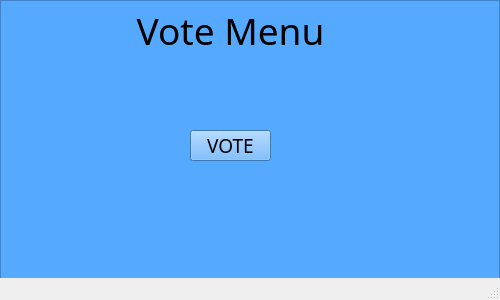
<?xml version="1.0" encoding="UTF-8"?>
<ui version="4.0">
 <class>Window_votemenu</class>
 <widget class="QMainWindow" name="Window_votemenu">
  <property name="geometry">
   <rect>
    <x>0</x>
    <y>0</y>
    <width>500</width>
    <height>300</height>
   </rect>
  </property>
  <property name="minimumSize">
   <size>
    <width>500</width>
    <height>300</height>
   </size>
  </property>
  <property name="maximumSize">
   <size>
    <width>500</width>
    <height>300</height>
   </size>
  </property>
  <property name="windowTitle">
   <string>Cast Your Vote!</string>
  </property>
  <widget class="QWidget" name="centralwidget">
   <widget class="QFrame" name="frame_votemenu">
    <property name="geometry">
     <rect>
      <x>0</x>
      <y>0</y>
      <width>500</width>
      <height>300</height>
     </rect>
    </property>
    <property name="palette">
     <palette>
      <active>
       <colorrole role="WindowText">
        <brush brushstyle="SolidPattern">
         <color alpha="255">
          <red>0</red>
          <green>0</green>
          <blue>0</blue>
         </color>
        </brush>
       </colorrole>
       <colorrole role="Button">
        <brush brushstyle="SolidPattern">
         <color alpha="255">
          <red>85</red>
          <green>170</green>
          <blue>255</blue>
         </color>
        </brush>
       </colorrole>
       <colorrole role="Light">
        <brush brushstyle="SolidPattern">
         <color alpha="255">
          <red>213</red>
          <green>234</green>
          <blue>255</blue>
         </color>
        </brush>
       </colorrole>
       <colorrole role="Midlight">
        <brush brushstyle="SolidPattern">
         <color alpha="255">
          <red>149</red>
          <green>202</green>
          <blue>255</blue>
         </color>
        </brush>
       </colorrole>
       <colorrole role="Dark">
        <brush brushstyle="SolidPattern">
         <color alpha="255">
          <red>42</red>
          <green>85</green>
          <blue>127</blue>
         </color>
        </brush>
       </colorrole>
       <colorrole role="Mid">
        <brush brushstyle="SolidPattern">
         <color alpha="255">
          <red>56</red>
          <green>113</green>
          <blue>170</blue>
         </color>
        </brush>
       </colorrole>
       <colorrole role="Text">
        <brush brushstyle="SolidPattern">
         <color alpha="255">
          <red>0</red>
          <green>0</green>
          <blue>0</blue>
         </color>
        </brush>
       </colorrole>
       <colorrole role="BrightText">
        <brush brushstyle="SolidPattern">
         <color alpha="255">
          <red>255</red>
          <green>255</green>
          <blue>255</blue>
         </color>
        </brush>
       </colorrole>
       <colorrole role="ButtonText">
        <brush brushstyle="SolidPattern">
         <color alpha="255">
          <red>0</red>
          <green>0</green>
          <blue>0</blue>
         </color>
        </brush>
       </colorrole>
       <colorrole role="Base">
        <brush brushstyle="SolidPattern">
         <color alpha="255">
          <red>255</red>
          <green>255</green>
          <blue>255</blue>
         </color>
        </brush>
       </colorrole>
       <colorrole role="Window">
        <brush brushstyle="SolidPattern">
         <color alpha="255">
          <red>85</red>
          <green>170</green>
          <blue>255</blue>
         </color>
        </brush>
       </colorrole>
       <colorrole role="Shadow">
        <brush brushstyle="SolidPattern">
         <color alpha="255">
          <red>0</red>
          <green>0</green>
          <blue>0</blue>
         </color>
        </brush>
       </colorrole>
       <colorrole role="AlternateBase">
        <brush brushstyle="SolidPattern">
         <color alpha="255">
          <red>170</red>
          <green>212</green>
          <blue>255</blue>
         </color>
        </brush>
       </colorrole>
       <colorrole role="ToolTipBase">
        <brush brushstyle="SolidPattern">
         <color alpha="255">
          <red>255</red>
          <green>255</green>
          <blue>220</blue>
         </color>
        </brush>
       </colorrole>
       <colorrole role="ToolTipText">
        <brush brushstyle="SolidPattern">
         <color alpha="255">
          <red>0</red>
          <green>0</green>
          <blue>0</blue>
         </color>
        </brush>
       </colorrole>
      </active>
      <inactive>
       <colorrole role="WindowText">
        <brush brushstyle="SolidPattern">
         <color alpha="255">
          <red>0</red>
          <green>0</green>
          <blue>0</blue>
         </color>
        </brush>
       </colorrole>
       <colorrole role="Button">
        <brush brushstyle="SolidPattern">
         <color alpha="255">
          <red>85</red>
          <green>170</green>
          <blue>255</blue>
         </color>
        </brush>
       </colorrole>
       <colorrole role="Light">
        <brush brushstyle="SolidPattern">
         <color alpha="255">
          <red>213</red>
          <green>234</green>
          <blue>255</blue>
         </color>
        </brush>
       </colorrole>
       <colorrole role="Midlight">
        <brush brushstyle="SolidPattern">
         <color alpha="255">
          <red>149</red>
          <green>202</green>
          <blue>255</blue>
         </color>
        </brush>
       </colorrole>
       <colorrole role="Dark">
        <brush brushstyle="SolidPattern">
         <color alpha="255">
          <red>42</red>
          <green>85</green>
          <blue>127</blue>
         </color>
        </brush>
       </colorrole>
       <colorrole role="Mid">
        <brush brushstyle="SolidPattern">
         <color alpha="255">
          <red>56</red>
          <green>113</green>
          <blue>170</blue>
         </color>
        </brush>
       </colorrole>
       <colorrole role="Text">
        <brush brushstyle="SolidPattern">
         <color alpha="255">
          <red>0</red>
          <green>0</green>
          <blue>0</blue>
         </color>
        </brush>
       </colorrole>
       <colorrole role="BrightText">
        <brush brushstyle="SolidPattern">
         <color alpha="255">
          <red>255</red>
          <green>255</green>
          <blue>255</blue>
         </color>
        </brush>
       </colorrole>
       <colorrole role="ButtonText">
        <brush brushstyle="SolidPattern">
         <color alpha="255">
          <red>0</red>
          <green>0</green>
          <blue>0</blue>
         </color>
        </brush>
       </colorrole>
       <colorrole role="Base">
        <brush brushstyle="SolidPattern">
         <color alpha="255">
          <red>255</red>
          <green>255</green>
          <blue>255</blue>
         </color>
        </brush>
       </colorrole>
       <colorrole role="Window">
        <brush brushstyle="SolidPattern">
         <color alpha="255">
          <red>85</red>
          <green>170</green>
          <blue>255</blue>
         </color>
        </brush>
       </colorrole>
       <colorrole role="Shadow">
        <brush brushstyle="SolidPattern">
         <color alpha="255">
          <red>0</red>
          <green>0</green>
          <blue>0</blue>
         </color>
        </brush>
       </colorrole>
       <colorrole role="AlternateBase">
        <brush brushstyle="SolidPattern">
         <color alpha="255">
          <red>170</red>
          <green>212</green>
          <blue>255</blue>
         </color>
        </brush>
       </colorrole>
       <colorrole role="ToolTipBase">
        <brush brushstyle="SolidPattern">
         <color alpha="255">
          <red>255</red>
          <green>255</green>
          <blue>220</blue>
         </color>
        </brush>
       </colorrole>
       <colorrole role="ToolTipText">
        <brush brushstyle="SolidPattern">
         <color alpha="255">
          <red>0</red>
          <green>0</green>
          <blue>0</blue>
         </color>
        </brush>
       </colorrole>
      </inactive>
      <disabled>
       <colorrole role="WindowText">
        <brush brushstyle="SolidPattern">
         <color alpha="255">
          <red>42</red>
          <green>85</green>
          <blue>127</blue>
         </color>
        </brush>
       </colorrole>
       <colorrole role="Button">
        <brush brushstyle="SolidPattern">
         <color alpha="255">
          <red>85</red>
          <green>170</green>
          <blue>255</blue>
         </color>
        </brush>
       </colorrole>
       <colorrole role="Light">
        <brush brushstyle="SolidPattern">
         <color alpha="255">
          <red>213</red>
          <green>234</green>
          <blue>255</blue>
         </color>
        </brush>
       </colorrole>
       <colorrole role="Midlight">
        <brush brushstyle="SolidPattern">
         <color alpha="255">
          <red>149</red>
          <green>202</green>
          <blue>255</blue>
         </color>
        </brush>
       </colorrole>
       <colorrole role="Dark">
        <brush brushstyle="SolidPattern">
         <color alpha="255">
          <red>42</red>
          <green>85</green>
          <blue>127</blue>
         </color>
        </brush>
       </colorrole>
       <colorrole role="Mid">
        <brush brushstyle="SolidPattern">
         <color alpha="255">
          <red>56</red>
          <green>113</green>
          <blue>170</blue>
         </color>
        </brush>
       </colorrole>
       <colorrole role="Text">
        <brush brushstyle="SolidPattern">
         <color alpha="255">
          <red>42</red>
          <green>85</green>
          <blue>127</blue>
         </color>
        </brush>
       </colorrole>
       <colorrole role="BrightText">
        <brush brushstyle="SolidPattern">
         <color alpha="255">
          <red>255</red>
          <green>255</green>
          <blue>255</blue>
         </color>
        </brush>
       </colorrole>
       <colorrole role="ButtonText">
        <brush brushstyle="SolidPattern">
         <color alpha="255">
          <red>42</red>
          <green>85</green>
          <blue>127</blue>
         </color>
        </brush>
       </colorrole>
       <colorrole role="Base">
        <brush brushstyle="SolidPattern">
         <color alpha="255">
          <red>85</red>
          <green>170</green>
          <blue>255</blue>
         </color>
        </brush>
       </colorrole>
       <colorrole role="Window">
        <brush brushstyle="SolidPattern">
         <color alpha="255">
          <red>85</red>
          <green>170</green>
          <blue>255</blue>
         </color>
        </brush>
       </colorrole>
       <colorrole role="Shadow">
        <brush brushstyle="SolidPattern">
         <color alpha="255">
          <red>0</red>
          <green>0</green>
          <blue>0</blue>
         </color>
        </brush>
       </colorrole>
       <colorrole role="AlternateBase">
        <brush brushstyle="SolidPattern">
         <color alpha="255">
          <red>85</red>
          <green>170</green>
          <blue>255</blue>
         </color>
        </brush>
       </colorrole>
       <colorrole role="ToolTipBase">
        <brush brushstyle="SolidPattern">
         <color alpha="255">
          <red>255</red>
          <green>255</green>
          <blue>220</blue>
         </color>
        </brush>
       </colorrole>
       <colorrole role="ToolTipText">
        <brush brushstyle="SolidPattern">
         <color alpha="255">
          <red>0</red>
          <green>0</green>
          <blue>0</blue>
         </color>
        </brush>
       </colorrole>
      </disabled>
     </palette>
    </property>
    <property name="autoFillBackground">
     <bool>true</bool>
    </property>
    <property name="frameShape">
     <enum>QFrame::StyledPanel</enum>
    </property>
    <property name="frameShadow">
     <enum>QFrame::Raised</enum>
    </property>
    <widget class="QLabel" name="label_votemenu">
     <property name="geometry">
      <rect>
       <x>130</x>
       <y>0</y>
       <width>201</width>
       <height>61</height>
      </rect>
     </property>
     <property name="font">
      <font>
       <family>MS Gothic</family>
       <pointsize>28</pointsize>
      </font>
     </property>
     <property name="layoutDirection">
      <enum>Qt::LeftToRight</enum>
     </property>
     <property name="autoFillBackground">
      <bool>false</bool>
     </property>
     <property name="text">
      <string>Vote Menu</string>
     </property>
     <property name="alignment">
      <set>Qt::AlignCenter</set>
     </property>
    </widget>
    <widget class="QPushButton" name="button_vote">
     <property name="geometry">
      <rect>
       <x>190</x>
       <y>130</y>
       <width>81</width>
       <height>31</height>
      </rect>
     </property>
     <property name="font">
      <font>
       <family>MS Gothic</family>
       <pointsize>14</pointsize>
      </font>
     </property>
     <property name="text">
      <string>VOTE</string>
     </property>
    </widget>
   </widget>
  </widget>
  <widget class="QMenuBar" name="menubar">
   <property name="geometry">
    <rect>
     <x>0</x>
     <y>0</y>
     <width>500</width>
     <height>22</height>
    </rect>
   </property>
  </widget>
  <widget class="QStatusBar" name="statusbar"/>
 </widget>
 <resources/>
 <connections/>
</ui>
